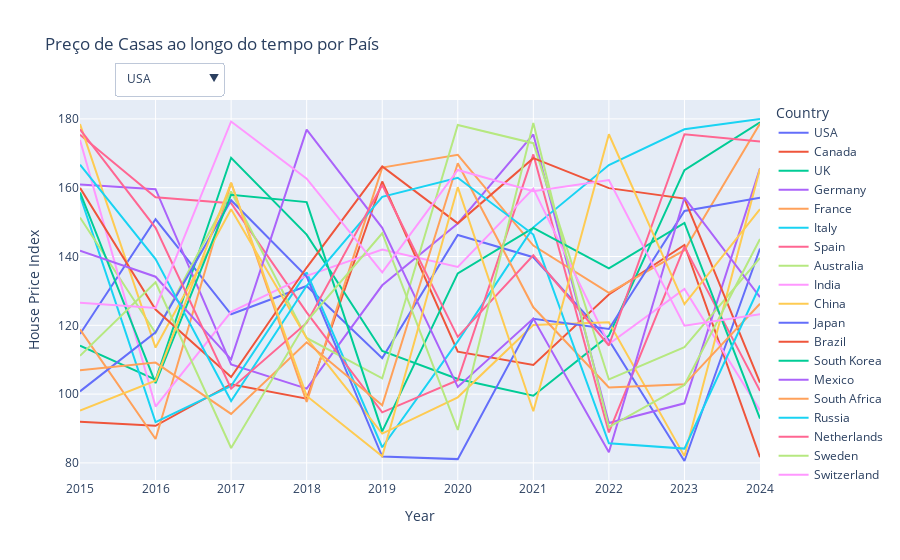

The notebook cell this image was saved under:
### Code cell
#Gráfico  que faz a Analise do preço das casas por Pais ao Longo do Anos
fig = px.line(
    df,
    x="Year",
    y="House Price Index",
    color="Country",
    title="Preço de Casas ao longo do tempo por País",
)

# Adiciona filtro dropdown interativo
fig.update_layout(
    updatemenus=[
        {
            "buttons": [
                {"label": pais, "method": "update",
                 "args": [
                     {"visible": [c == pais for c in df["Country"].unique()]},
                     {"title": f"House Price Index - {pais}"}
                 ]}
                for pais in df["Country"].unique()
            ],
            "direction": "down",
            "showactive": True,
            "x": 0.05,
            "xanchor": "left",
            "y": 1.1,
            "yanchor": "top"
        }
    ]
)

fig.show()

### Figure 1 — Plotly figure (JSON) as saved in the notebook; plotly's stock layout.template omitted (floating-point values rounded to 4 significant figures)
{"data": [{"hovertemplate": "Country=USA<br>Year=%{x}<br>House Price Index=%{y}<extra></extra>", "legendgroup": "USA", "line": {"color": "#636efa", "dash": "solid"}, "marker": {"symbol": "circle"}, "mode": "lines", "name": "USA", "orientation": "v", "showlegend": true, "type": "scatter", "x": [2015, 2016, 2017, 2018, 2019, 2020, 2021, 2022, 2023, 2024], "xaxis": "x", "y": [117.5, 150.8, 123.2, 131.4, 110.5, 146.3, 139.8, 115.7, 80.55, 142.3], "yaxis": "y"}, {"hovertemplate": "Country=Canada<br>Year=%{x}<br>House Price Index=%{y}<extra></extra>", "legendgroup": "Canada", "line": {"color": "#EF553B", "dash": "solid"}, "marker": {"symbol": "circle"}, "mode": "lines", "name": "Canada", "orientation": "v", "showlegend": true, "type": "scatter", "x": [2015, 2016, 2017, 2018, 2019, 2020, 2021, 2022, 2023, 2024], "xaxis": "x", "y": [91.96, 90.79, 102.9, 98.66, 161.8, 112.3, 108.5, 128.9, 143.4, 81.66], "yaxis": "y"}, {"hovertemplate": "Country=UK<br>Year=%{x}<br>House Price Index=%{y}<extra></extra>", "legendgroup": "UK", "line": {"color": "#00cc96", "dash": "solid"}, "marker": {"symbol": "circle"}, "mode": "lines", "name": "UK", "orientation": "v", "showlegend": true, "type": "scatter", "x": [2015, 2016, 2017, 2018, 2019, 2020, 2021, 2022, 2023, 2024], "xaxis": "x", "y": [114.1, 104.2, 168.7, 146.4, 112.5, 104.4, 99.52, 117.0, 165.1, 179.0], "yaxis": "y"}, {"hovertemplate": "Country=Germany<br>Year=%{x}<br>House Price Index=%{y}<extra></extra>", "legendgroup": "Germany", "line": {"color": "#ab63fa", "dash": "solid"}, "marker": {"symbol": "circle"}, "mode": "lines", "name": "Germany", "orientation": "v", "showlegend": true, "type": "scatter", "x": [2015, 2016, 2017, 2018, 2019, 2020, 2021, 2022, 2023, 2024], "xaxis": "x", "y": [160.9, 159.6, 108.7, 101.6, 131.6, 149.6, 175.5, 91.61, 97.32, 165.6], "yaxis": "y"}, {"hovertemplate": "Country=France<br>Year=%{x}<br>House Price Index=%{y}<extra></extra>", "legendgroup": "France", "line": {"color": "#FFA15A", "dash": "solid"}, "marker": {"symbol": "circle"}, "mode": "lines", "name": "France", "orientation": "v", "showlegend": true, "type": "scatter", "x": [2015, 2016, 2017, 2018, 2019, 2020, 2021, 2022, 2023, 2024], "xaxis": "x", "y": [118.8, 86.94, 161.4, 97.74, 165.8, 169.6, 143.2, 129.4, 141.8, 178.7], "yaxis": "y"}, {"hovertemplate": "Country=Italy<br>Year=%{x}<br>House Price Index=%{y}<extra></extra>", "legendgroup": "Italy", "line": {"color": "#19d3f3", "dash": "solid"}, "marker": {"symbol": "circle"}, "mode": "lines", "name": "Italy", "orientation": "v", "showlegend": true, "type": "scatter", "x": [2015, 2016, 2017, 2018, 2019, 2020, 2021, 2022, 2023, 2024], "xaxis": "x", "y": [157.7, 91.88, 102.4, 135.4, 84.54, 115.3, 148.5, 166.6, 177.0, 180.0], "yaxis": "y"}, {"hovertemplate": "Country=Spain<br>Year=%{x}<br>House Price Index=%{y}<extra></extra>", "legendgroup": "Spain", "line": {"color": "#FF6692", "dash": "solid"}, "marker": {"symbol": "circle"}, "mode": "lines", "name": "Spain", "orientation": "v", "showlegend": true, "type": "scatter", "x": [2015, 2016, 2017, 2018, 2019, 2020, 2021, 2022, 2023, 2024], "xaxis": "x", "y": [175.4, 157.2, 155.5, 123.7, 94.71, 104.0, 169.7, 88.87, 142.8, 100.9], "yaxis": "y"}, {"hovertemplate": "Country=Australia<br>Year=%{x}<br>House Price Index=%{y}<extra></extra>", "legendgroup": "Australia", "line": {"color": "#B6E880", "dash": "solid"}, "marker": {"symbol": "circle"}, "mode": "lines", "name": "Australia", "orientation": "v", "showlegend": true, "type": "scatter", "x": [2015, 2016, 2017, 2018, 2019, 2020, 2021, 2022, 2023, 2024], "xaxis": "x", "y": [151.3, 117.7, 158.9, 116.3, 104.6, 178.2, 172.9, 104.2, 113.7, 139.6], "yaxis": "y"}, {"hovertemplate": "Country=India<br>Year=%{x}<br>House Price Index=%{y}<extra></extra>", "legendgroup": "India", "line": {"color": "#FF97FF", "dash": "solid"}, "marker": {"symbol": "circle"}, "mode": "lines", "name": "India", "orientation": "v", "showlegend": true, "type": "scatter", "x": [2015, 2016, 2017, 2018, 2019, 2020, 2021, 2022, 2023, 2024], "xaxis": "x", "y": [173.8, 96.37, 123.9, 134.4, 142.0, 137.0, 159.7, 114.6, 130.6, 95.25], "yaxis": "y"}, {"hovertemplate": "Country=China<br>Year=%{x}<br>House Price Index=%{y}<extra></extra>", "legendgroup": "China", "line": {"color": "#FECB52", "dash": "solid"}, "marker": {"symbol": "circle"}, "mode": "lines", "name": "China", "orientation": "v", "showlegend": true, "type": "scatter", "x": [2015, 2016, 2017, 2018, 2019, 2020, 2021, 2022, 2023, 2024], "xaxis": "x", "y": [178.5, 113.5, 153.8, 116.2, 88.53, 99.07, 120.1, 120.9, 81.97, 165.6], "yaxis": "y"}, {"hovertemplate": "Country=Japan<br>Year=%{x}<br>House Price Index=%{y}<extra></extra>", "legendgroup": "Japan", "line": {"color": "#636efa", "dash": "solid"}, "marker": {"symbol": "circle"}, "mode": "lines", "name": "Japan", "orientation": "v", "showlegend": true, "type": "scatter", "x": [2015, 2016, 2017, 2018, 2019, 2020, 2021, 2022, 2023, 2024], "xaxis": "x", "y": [100.8, 118.0, 156.4, 134.2, 81.84, 81.1, 121.9, 118.9, 153.3, 157.1], "yaxis": "y"}, {"hovertemplate": "Country=Brazil<br>Year=%{x}<br>House Price Index=%{y}<extra></extra>", "legendgroup": "Brazil", "line": {"color": "#EF553B", "dash": "solid"}, "marker": {"symbol": "circle"}, "mode": "lines", "name": "Brazil", "orientation": "v", "showlegend": true, "type": "scatter", "x": [2015, 2016, 2017, 2018, 2019, 2020, 2021, 2022, 2023, 2024], "xaxis": "x", "y": [159.9, 124.6, 105.0, 136.8, 166.2, 149.6, 168.6, 159.9, 156.8, 103.4], "yaxis": "y"}, {"hovertemplate": "Country=South Korea<br>Year=%{x}<br>House Price Index=%{y}<extra></extra>", "legendgroup": "South Korea", "line": {"color": "#00cc96", "dash": "solid"}, "marker": {"symbol": "circle"}, "mode": "lines", "name": "South Korea", "orientation": "v", "showlegend": true, "type": "scatter", "x": [2015, 2016, 2017, 2018, 2019, 2020, 2021, 2022, 2023, 2024], "xaxis": "x", "y": [158.6, 103.2, 158.0, 155.8, 89.15, 135.1, 148.3, 136.6, 149.7, 92.89], "yaxis": "y"}, {"hovertemplate": "Country=Mexico<br>Year=%{x}<br>House Price Index=%{y}<extra></extra>", "legendgroup": "Mexico", "line": {"color": "#ab63fa", "dash": "solid"}, "marker": {"symbol": "circle"}, "mode": "lines", "name": "Mexico", "orientation": "v", "showlegend": true, "type": "scatter", "x": [2015, 2016, 2017, 2018, 2019, 2020, 2021, 2022, 2023, 2024], "xaxis": "x", "y": [141.7, 134.1, 110.1, 176.9, 148.3, 102.1, 122.0, 83.11, 157.1, 128.2], "yaxis": "y"}, {"hovertemplate": "Country=South Africa<br>Year=%{x}<br>House Price Index=%{y}<extra></extra>", "legendgroup": "South Africa", "line": {"color": "#FFA15A", "dash": "solid"}, "marker": {"symbol": "circle"}, "mode": "lines", "name": "South Africa", "orientation": "v", "showlegend": true, "type": "scatter", "x": [2015, 2016, 2017, 2018, 2019, 2020, 2021, 2022, 2023, 2024], "xaxis": "x", "y": [106.9, 109.2, 94.25, 115.1, 96.75, 167.1, 125.2, 101.9, 102.8, 126.3], "yaxis": "y"}, {"hovertemplate": "Country=Russia<br>Year=%{x}<br>House Price Index=%{y}<extra></extra>", "legendgroup": "Russia", "line": {"color": "#19d3f3", "dash": "solid"}, "marker": {"symbol": "circle"}, "mode": "lines", "name": "Russia", "orientation": "v", "showlegend": true, "type": "scatter", "x": [2015, 2016, 2017, 2018, 2019, 2020, 2021, 2022, 2023, 2024], "xaxis": "x", "y": [166.7, 139.2, 97.97, 131.5, 157.3, 162.9, 146.4, 85.71, 84.16, 131.6], "yaxis": "y"}, {"hovertemplate": "Country=Netherlands<br>Year=%{x}<br>House Price Index=%{y}<extra></extra>", "legendgroup": "Netherlands", "line": {"color": "#FF6692", "dash": "solid"}, "marker": {"symbol": "circle"}, "mode": "lines", "name": "Netherlands", "orientation": "v", "showlegend": true, "type": "scatter", "x": [2015, 2016, 2017, 2018, 2019, 2020, 2021, 2022, 2023, 2024], "xaxis": "x", "y": [177.0, 148.3, 101.6, 120.7, 160.8, 116.6, 140.3, 114.1, 175.6, 173.4], "yaxis": "y"}, {"hovertemplate": "Country=Sweden<br>Year=%{x}<br>House Price Index=%{y}<extra></extra>", "legendgroup": "Sweden", "line": {"color": "#B6E880", "dash": "solid"}, "marker": {"symbol": "circle"}, "mode": "lines", "name": "Sweden", "orientation": "v", "showlegend": true, "type": "scatter", "x": [2015, 2016, 2017, 2018, 2019, 2020, 2021, 2022, 2023, 2024], "xaxis": "x", "y": [111.1, 132.5, 84.34, 121.1, 146.8, 89.57, 178.8, 90.41, 102.7, 145.1], "yaxis": "y"}, {"hovertemplate": "Country=Switzerland<br>Year=%{x}<br>House Price Index=%{y}<extra></extra>", "legendgroup": "Switzerland", "line": {"color": "#FF97FF", "dash": "solid"}, "marker": {"symbol": "circle"}, "mode": "lines", "name": "Switzerland", "orientation": "v", "showlegend": true, "type": "scatter", "x": [2015, 2016, 2017, 2018, 2019, 2020, 2021, 2022, 2023, 2024], "xaxis": "x", "y": [126.5, 125.0, 179.2, 162.6, 135.4, 165.1, 159.0, 162.2, 119.9, 123.2], "yaxis": "y"}, {"hovertemplate": "Country=UAE<br>Year=%{x}<br>House Price Index=%{y}<extra></extra>", "legendgroup": "UAE", "line": {"color": "#FECB52", "dash": "solid"}, "marker": {"symbol": "circle"}, "mode": "lines", "name": "UAE", "orientation": "v", "showlegend": true, "type": "scatter", "x": [2015, 2016, 2017, 2018, 2019, 2020, 2021, 2022, 2023, 2024], "xaxis": "x", "y": [95.2, 103.9, 161.4, 99.46, 81.92, 160.2, 95.0, 175.5, 126.1, 153.7], "yaxis": "y"}], "layout": {"legend": {"title": {"text": "Country"}, "tracegroupgap": 0}, "title": {"text": "Preço de Casas ao longo do tempo por País"}, "updatemenus": [{"buttons": [{"args": [{"visible": [true, false, false, false, false, false, false, false, false, false, false, false, false, false, false, false, false, false, false, false]}, {"title": "House Price Index - USA"}], "label": "USA", "method": "update"}, {"args": [{"visible": [false, true, false, false, false, false, false, false, false, false, false, false, false, false, false, false, false, false, false, false]}, {"title": "House Price Index - Canada"}], "label": "Canada", "method": "update"}, {"args": [{"visible": [false, false, true, false, false, false, false, false, false, false, false, false, false, false, false, false, false, false, false, false]}, {"title": "House Price Index - UK"}], "label": "UK", "method": "update"}, {"args": [{"visible": [false, false, false, true, false, false, false, false, false, false, false, false, false, false, false, false, false, false, false, false]}, {"title": "House Price Index - Germany"}], "label": "Germany", "method": "update"}, {"args": [{"visible": [false, false, false, false, true, false, false, false, false, false, false, false, false, false, false, false, false, false, false, false]}, {"title": "House Price Index - France"}], "label": "France", "method": "update"}, {"args": [{"visible": [false, false, false, false, false, true, false, false, false, false, false, false, false, false, false, false, false, false, false, false]}, {"title": "House Price Index - Italy"}], "label": "Italy", "method": "update"}, {"args": [{"visible": [false, false, false, false, false, false, true, false, false, false, false, false, false, false, false, false, false, false, false, false]}, {"title": "House Price Index - Spain"}], "label": "Spain", "method": "update"}, {"args": [{"visible": [false, false, false, false, false, false, false, true, false, false, false, false, false, false, false, false, false, false, false, false]}, {"title": "House Price Index - Australia"}], "label": "Australia", "method": "update"}, {"args": [{"visible": [false, false, false, false, false, false, false, false, true, false, false, false, false, false, false, false, false, false, false, false]}, {"title": "House Price Index - India"}], "label": "India", "method": "update"}, {"args": [{"visible": [false, false, false, false, false, false, false, false, false, true, false, false, false, false, false, false, false, false, false, false]}, {"title": "House Price Index - China"}], "label": "China", "method": "update"}, {"args": [{"visible": [false, false, false, false, false, false, false, false, false, false, true, false, false, false, false, false, false, false, false, false]}, {"title": "House Price Index - Japan"}], "label": "Japan", "method": "update"}, {"args": [{"visible": [false, false, false, false, false, false, false, false, false, false, false, true, false, false, false, false, false, false, false, false]}, {"title": "House Price Index - Brazil"}], "label": "Brazil", "method": "update"}, {"args": [{"visible": [false, false, false, false, false, false, false, false, false, false, false, false, true, false, false, false, false, false, false, false]}, {"title": "House Price Index - South Korea"}], "label": "South Korea", "method": "update"}, {"args": [{"visible": [false, false, false, false, false, false, false, false, false, false, false, false, false, true, false, false, false, false, false, false]}, {"title": "House Price Index - Mexico"}], "label": "Mexico", "method": "update"}, {"args": [{"visible": [false, false, false, false, false, false, false, false, false, false, false, false, false, false, true, false, false, false, false, false]}, {"title": "House Price Index - South Africa"}], "label": "South Africa", "method": "update"}, {"args": [{"visible": [false, false, false, false, false, false, false, false, false, false, false, false, false, false, false, true, false, false, false, false]}, {"title": "House Price Index - Russia"}], "label": "Russia", "method": "update"}, {"args": [{"visible": [false, false, false, false, false, false, false, false, false, false, false, false, false, false, false, false, true, false, false, false]}, {"title": "House Price Index - Netherlands"}], "label": "Netherlands", "method": "update"}, {"args": [{"visible": [false, false, false, false, false, false, false, false, false, false, false, false, false, false, false, false, false, true, false, false]}, {"title": "House Price Index - Sweden"}], "label": "Sweden", "method": "update"}, {"args": [{"visible": [false, false, false, false, false, false, false, false, false, false, false, false, false, false, false, false, false, false, true, false]}, {"title": "House Price Index - Switzerland"}], "label": "Switzerland", "method": "update"}, {"args": [{"visible": [false, false, false, false, false, false, false, false, false, false, false, false, false, false, false, false, false, false, false, true]}, {"title": "House Price Index - UAE"}], "label": "UAE", "method": "update"}], "direction": "down", "showactive": true, "x": 0.05, "xanchor": "left", "y": 1.1, "yanchor": "top"}], "xaxis": {"anchor": "y", "domain": [0, 1], "title": {"text": "Year"}}, "yaxis": {"anchor": "x", "domain": [0, 1], "title": {"text": "House Price Index"}}}}
